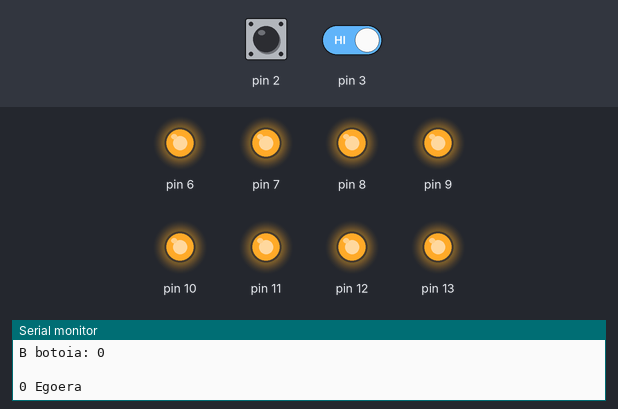
The sketch below on a simulated Arduino Uno, built with avr-gcc and run on an emulated ATmega328P. Shown: output pins drawn as LEDs (lit = HIGH), the last lines printed to the serial monitor. The test bench sets the inputs (shaded band); at power-on: pin 2 HIGH, pin 3 HIGH.

Above: at 1.2 s.
1.3 s: pin 2 pulled LOW for 0.15 s
At 2.1 s:
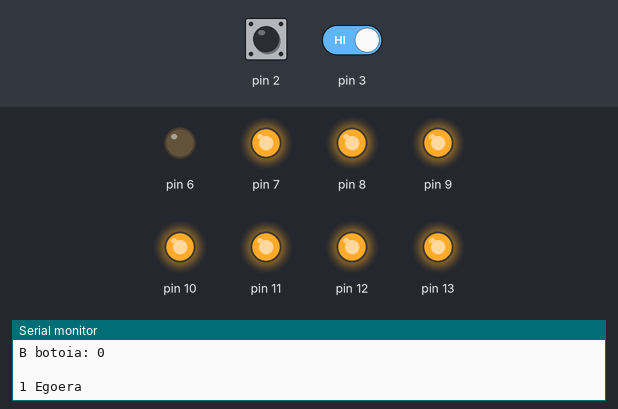
3.0 s: pin 2 driven LOW and pin 3 driven LOW
At 4.1 s:
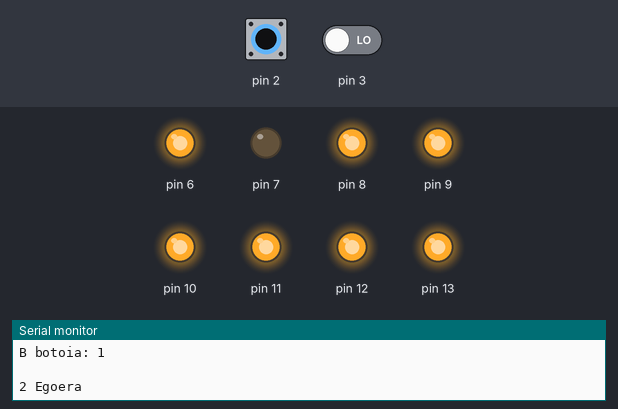
4.6 s: pin 2 driven HIGH
At 6.0 s:
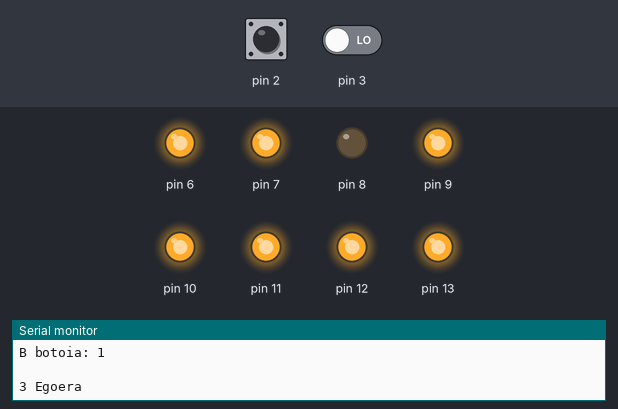
6.3 s: pin 2 driven LOW
At 7.0 s:
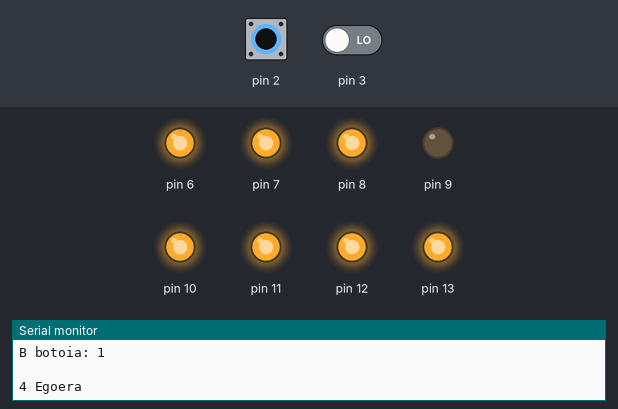
7.9 s: pin 3 driven HIGH
At 9.1 s:
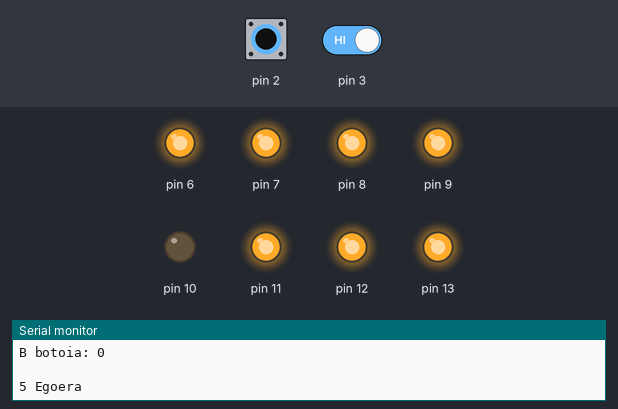
9.6 s: pin 3 driven LOW
At 11.1 s:
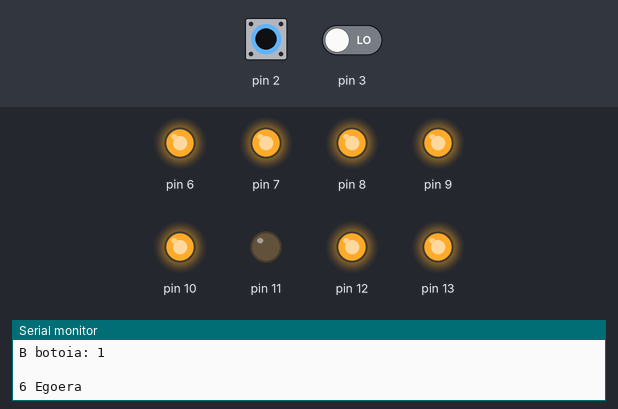
Timing chart, 0 to 12.2 s (numbered marks = the images above; inputs shaded):
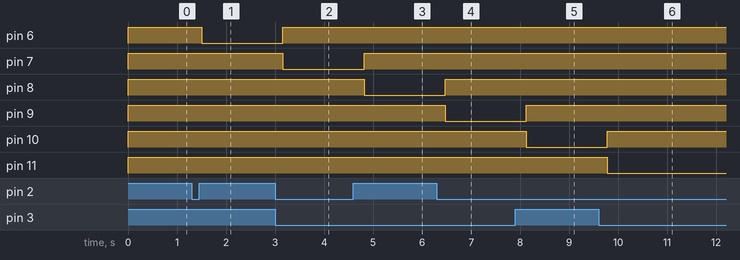

The sketch:

ScapeRoom.ino
```cpp
int logika = 1;
int aurreko_logika= 1;
int i=0;
int reading_A=0;
int reading_B=0;


void setup() {
  Serial.begin(9600);
  pinMode(2,INPUT_PULLUP);
  pinMode(3,INPUT_PULLUP);
  pinMode(6,OUTPUT);
  pinMode(7,OUTPUT);
  pinMode(8,OUTPUT);
  pinMode(9,OUTPUT);
  pinMode(10,OUTPUT);
  pinMode(11,OUTPUT);
  pinMode(12,OUTPUT);
  pinMode(13,OUTPUT);
  digitalWrite(6,HIGH);
  digitalWrite(7,HIGH);
  digitalWrite(8,HIGH);
  digitalWrite(9,HIGH);
  digitalWrite(10,HIGH);
  digitalWrite(11,HIGH);
  digitalWrite(12,HIGH);
  digitalWrite(13,HIGH);
}

void loop() {
  reading_A = digitalRead(2);
  reading_B = digitalRead(3);
  reading_A = ! reading_A;
  reading_B = ! reading_B;

  Serial.print("A botoia: ");
  Serial.println(reading_A);
  Serial.print("B botoia: ");
  Serial.println(reading_B);
  Serial.println(" ");

  if (reading_A == 0 && reading_B == 0) {logika = 1;}
  if (reading_A == 0 && reading_B == 1) {logika = 2;}
  if (reading_A == 1 && reading_B == 0) {logika = 3;}
  if (reading_A == 1 && reading_B == 1) {logika = 4;}

switch (i) {

case 0:
  Serial.println("0 Egoera");
  digitalWrite(13,HIGH);
  if (logika != aurreko_logika) {
     if (logika == 2 || logika == 3) {i++;}
  }
  break;

case 1:
  Serial.println("1 Egoera");
  digitalWrite(6,LOW);
  if (logika != aurreko_logika) {
     if (logika == 4) {i++;}
  }
  break;

case 2:
  Serial.println("2 Egoera");
  digitalWrite(6,HIGH);
  digitalWrite(7,LOW);
  if (logika != aurreko_logika) {
     if (logika == 2 || logika == 3) {i++;}
  }
  break;

case 3:
  Serial.println("3 Egoera");
  digitalWrite(7,HIGH);
  digitalWrite(8,LOW);
  if (logika != aurreko_logika) {
     if (logika == 4) {i++;}
  }
  break;

case 4:
  Serial.println("4 Egoera");
  digitalWrite(8,HIGH);
  digitalWrite(9,LOW);
  if (logika != aurreko_logika) {
     if (logika == 2 || logika == 3) {i++;}
  }
  break;

case 5:
  Serial.println("5 Egoera");
  digitalWrite(9,HIGH);
  digitalWrite(10,LOW);
  if (logika != aurreko_logika) {
     if (logika == 4) {i++;}
  }
  break;

case 6:
  Serial.println("6 Egoera");
  digitalWrite(10,HIGH);
  digitalWrite(11,LOW);
  if (logika != aurreko_logika) {
     if (logika == 2 || logika == 3) {i++;}
  }
  break;

case 7:
  Serial.println("7 Egoera");
  digitalWrite(11,HIGH);
  digitalWrite(12,LOW);
  if (logika != aurreko_logika) {
     if (logika == 4) {i++;}
  }
  break;

case 8:
  Serial.println("8 Egoera ITXARON");
  digitalWrite(12,HIGH);
  digitalWrite(13,LOW);
  delay(5000);
  i=0;
  break;

default:
  Serial.println("Egoera ezezaguna");
  break;

}
logika = aurreko_logika;
delay(150);
}
```

Measured:
- after the input at 1.3 s, pin 6: HIGH → LOW after 0.21 s
- after the input at 3.0 s, pin 6: LOW → HIGH after 0.16 s; pin 7: HIGH → LOW after 0.16 s
- after the input at 4.6 s, pin 7: LOW → HIGH after 0.22 s; pin 8: HIGH → LOW after 0.22 s
- after the input at 6.3 s, pin 8: LOW → HIGH after 0.17 s; pin 9: HIGH → LOW after 0.17 s
- after the input at 7.9 s, pin 9: LOW → HIGH after 0.23 s; pin 10: HIGH → LOW after 0.23 s
- after the input at 9.6 s, pin 10: LOW → HIGH after 0.18 s; pin 11: HIGH → LOW after 0.18 s
